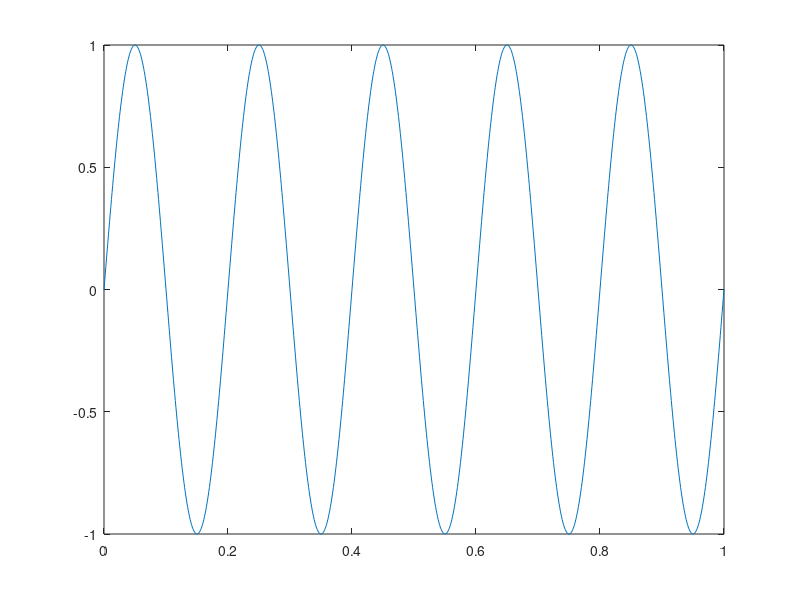

Source code (MATLAB): (Note: this script raises an error after producing the figure.)

%% Creating variables

t = 0:0.001:1;
y = sin(2*pi*t*5);

%% Plotting on CPU
tic;
plot(t,y)
close
cpuTime = toc;

%% Plotting on GPU

tg = gpuArray(t);
yg = sin(2*pi*tg*5);
tic;
plot(tg,yg)
close
gpuTime = toc;

speedup = cpuTime/gpuTime